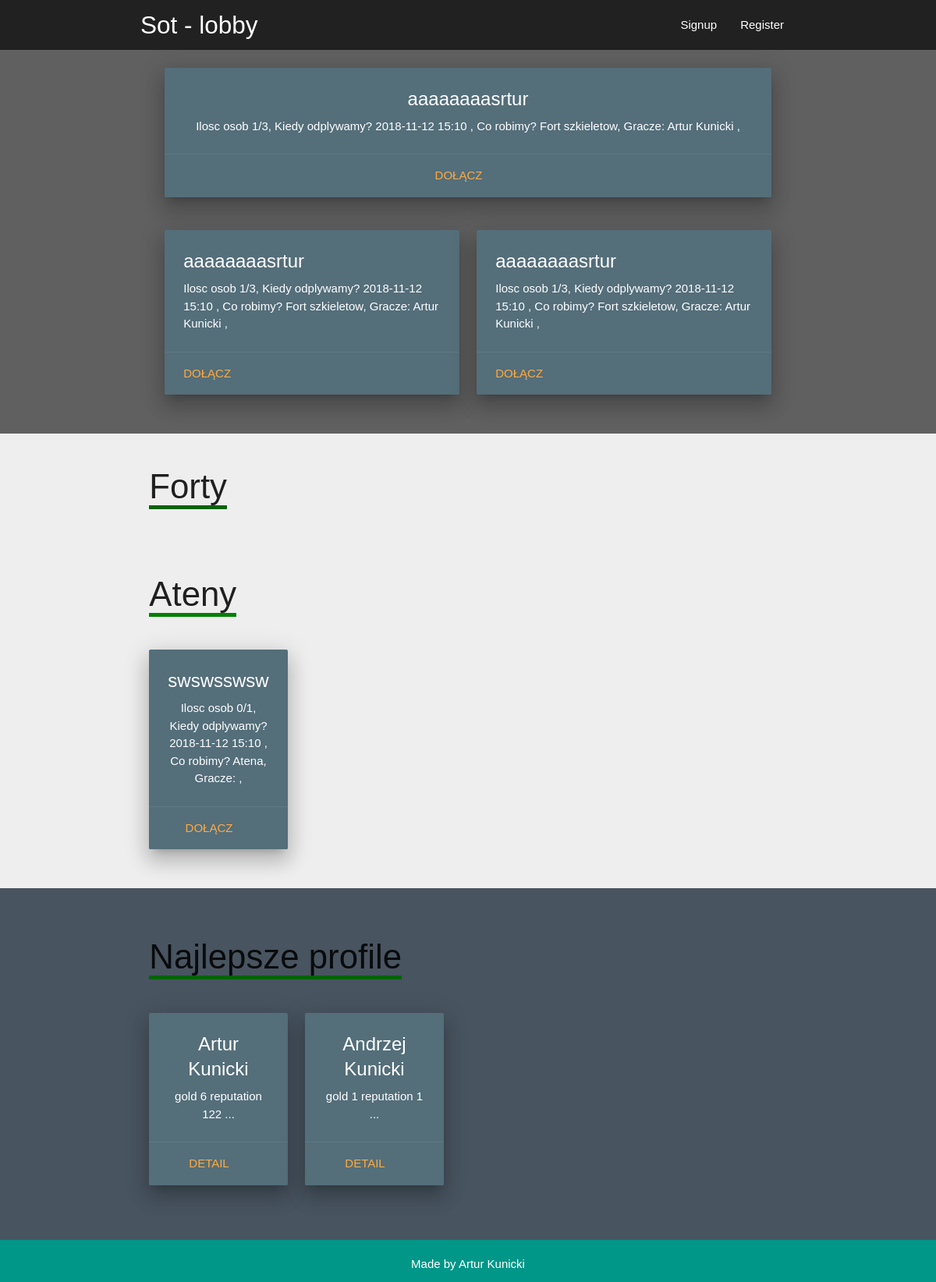
Before: / with the older database file.
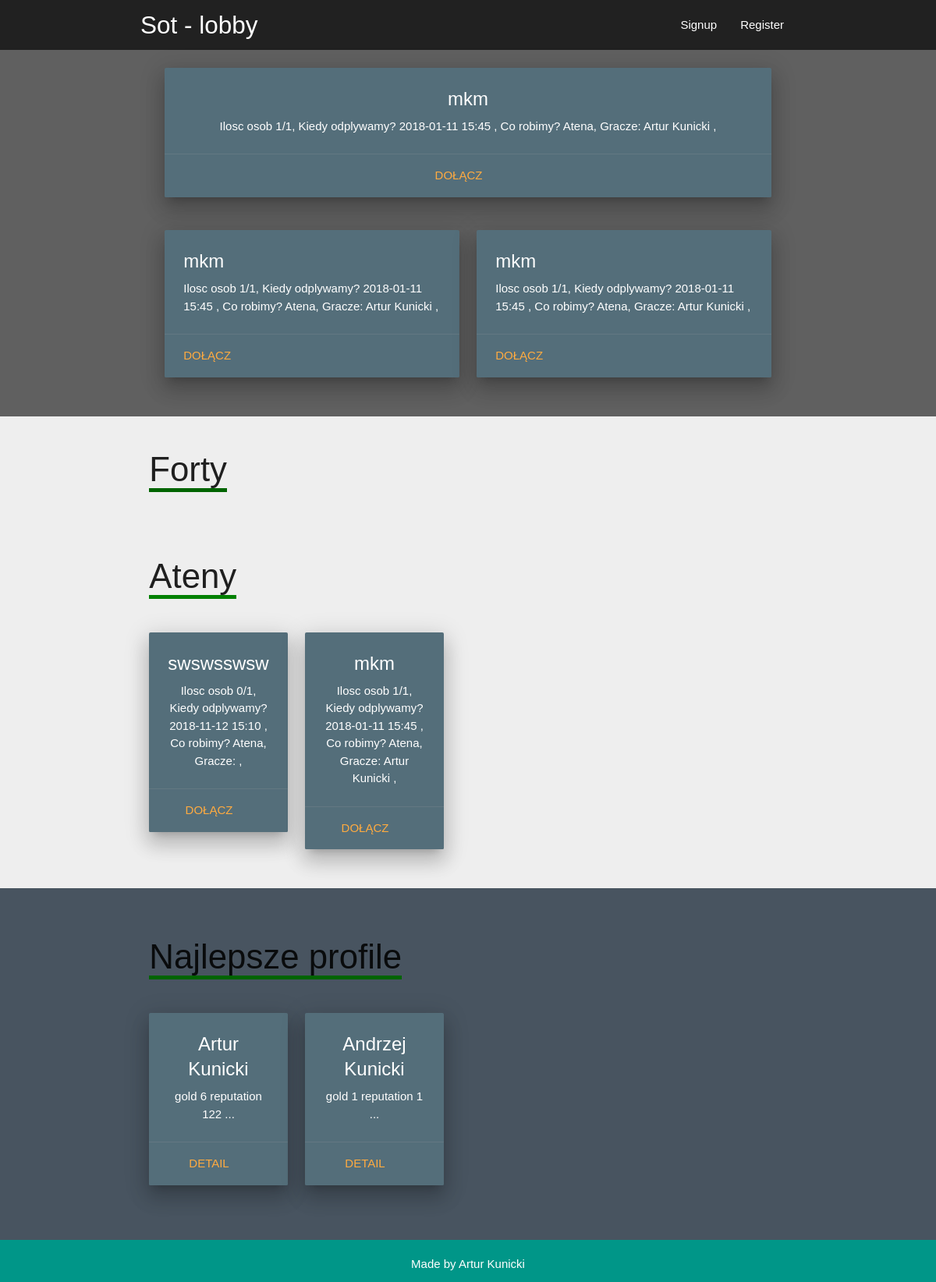
After: the same page with the newer database file.
### lobby/models.py (models this page shows, shortened)
class Queue(models.Model):
    title = models.CharField(max_length=50)
    members = models.IntegerField()
    date = models.DateTimeField()
    category = models.ForeignKey(Category, on_delete=models.DO_NOTHING,blank=True,null=True, related_name='cat')
    usrs = models.ManyToManyField(Profile)
    author = models.ForeignKey(User,on_delete=models.DO_NOTHING,blank=True,null=True)
    complete = models.BooleanField(default=False)
    def pretty_date(self):
        return self.date.strftime('%Y-%m-%d %H:%M')

class Category(models.Model):
    title = models.CharField(max_length=20)

### accounts/models.py (models this page shows, shortened)
class Profile(models.Model):
    name = models.CharField(max_length=40)
    username = models.CharField(max_length=40,blank=True, null=True)
    thumbnail = models.ImageField(upload_to="accounts")
    gold = models.IntegerField()
    solus = models.IntegerField()
    alliance = models.IntegerField()
    reputation = models.IntegerField()
    user = models.OneToOneField(User, on_delete=models.CASCADE)

### lobby/views.py (the view)
# urls.py: path('', views.index, name="index"),
def index(request):
    n1queues  = Queue.objects.order_by('-id')[:1]
    n2queues  = Queue.objects.order_by('-id')[:1]
    n3queues  = Queue.objects.order_by('-id')[:1]
    flobby   = Queue.objects.filter(category__title="Fort")
    alobby   = Queue.objects.filter(category__title="Atena")
    profiles = Profile.objects.order_by('-reputation')
    context  = {
        'n1fort':n1queues,
        'n2fort':n2queues,
        'n3fort':n3queues,
        'flobby':flobby,
        'alobby':alobby,
        'profiles':profiles
    }
    return render(request, 'lobby/index.html',context)

### templates/lobby/index.html (shortened to what this page needs)
{% extends 'base.html' %}
{% block content%}
  <div class='section1'>
  <div class="container">
    <div class="section">
          <div class="row center-align" style="padding: 0 20px 0 20px; align-">
              <div class="col s12 m12">
                <div class="card blue-grey darken-1 z-depth-4">
                  <div class="card-content white-text">
                    <span class="card-title">{% for fort in n1fort %}
                              {{ fort.title}}
                    </span>
                    <p>Ilosc osob {{ fort.usrs.all.count }}/{{ fort.members}},  Kiedy odplywamy? {{ fort.pretty_date}} , Co robimy? {{ fort.category.title}},
                        Gracze: {% for profile in fort.usrs.all %}
                        {{ profile.name}}
                        {% endfor %}
                      , </p>
                  </div>
                  <div class="card-action">
                    <a href="{% url 'detail' fort.id %}">Dołącz</a>
                    {% endfor %}
                  </div>
                </div>
              </div>
          </div>
           <div class="row" style="padding: 0 20px 0 20px;">
              <div class="col s12 m6" >
                <div class="card blue-grey darken-1 z-depth-4">
                    <div class="card-content white-text">
                        <span class="card-title">{% for fort in n2fort %}
                                  {{ fort.title}}
                        </span>
                        <p>Ilosc osob {{ fort.usrs.all.count }}/{{ fort.members}},  Kiedy odplywamy? {{ fort.pretty_date}} , Co robimy? {{ fort.category.title}},
                            Gracze: {% for profile in fort.usrs.all %}
                            {{ profile.name}}
                            {% endfor %}
                          , </p>
                      </div>
                      <div class="card-action">
                        <a href="{% url 'detail' fort.id %}">Dołącz</a>
                        {% endfor %}
                      </div>
                </div>
              </div>
              <div class="col s12 m6">
                <div class="card blue-grey darken-1 z-depth-4">
                    <div class="card-content white-text">
                        <span class="card-title">{% for fort in n3fort %}
                                  {{ fort.title}}
                        </span>
                        <p>Ilosc osob {{ fort.usrs.all.count }}/{{ fort.members}},  Kiedy odplywamy? {{ fort.pretty_date}} , Co robimy? {{ fort.category.title}},
                            Gracze: {% for profile in fort.usrs.all %}
                            {{ profile.name}}
                            {% endfor %}
                          , </p>
                      </div>
                      <div class="card-action">
                        <a href="{% url 'detail' fort.id %}">Dołącz</a>
                        {% endfor %}
                      </div>
                </div>
              </div>
          </div>
    </div>
  </div>
  </div>
  <div class='section2'>
    <div class="container">
          <div class="section row ">
            <div class="formobile">
               <div class="col s12 q">
                <h3><span style="border-bottom: 5px solid darkgreen;" class="mobile-title">Forty</h3>
                <br>
               </div>
               <div class="col s12 q">
                <h3><span style="border-bottom: 5px solid green;">Ateny</h3>
                <br>
                  <div class="row center-align">
                    {% for fort in alobby %}
                    <div class="col s12 m3 center-align" style="width:200px;">
                          <div class="card blue-grey darken-1 z-depth-4">
                            <div class="card-content white-text">
                              <span class="card-title">
                                        {{ fort.title}}
                              </span>
                              <p>Ilosc osob {{ fort.usrs.all.count }}/{{ fort.members}},  Kiedy odplywamy? {{ fort.pretty_date}} , Co robimy? {{ fort.category.title}},
                                  Gracze: {% for profile in fort.usrs.all %}
                                  {{ profile.name}}
                                  {% endfor %}
                                , </p>
                            </div>
                              <div class="card-action" >
                                <a href="{% url 'detail' fort.id %}">Dołącz</a>
                              </div>
                          </div>
                    </div>
                    {% endfor %}
                  </div>
               </div>
            </div>
          </div>
    </div>
  </div>
  <div class='section3'>
    <div class="container">
          <div class="section row ">
            <div class="formobile">
               <div class="col s12 q">
                <h3><span style="border-bottom: 5px solid darkgreen;">Najlepsze profile</h3>
                <br>
                  <div class="row center-align">
                    {% for profile in profiles %}
                    <div class="col s12 m3" style="width:200px;">
                          <div class="card blue-grey darken-1 z-depth-4">
                            <div class="card-content white-text">
                              <span class="card-title">
                                  {{ profile.name }}
                              </span>
                              <p>
                                 gold {{ profile.gold}} reputation {{ profile.reputation}} ...
                                 </p>
                            </div>
                              <div class="card-action" >
                                <a href="{% url 'profiledetail' profile.id %}">Detail</a>
                              </div>
                          </div>
                    </div>
                    {% endfor %}
                  </div>
               </div>
            </div>
          </div>
    </div>
  </div>
{% endblock %}

### templates/base.html (shortened to what this page needs)
{% load static%}
<!DOCTYPE html>
<html lang="en">
<head>
  <link href="{% static 'css/materialize.css' %}" type="text/css" rel="stylesheet" media="screen,projection"/>
  <link href="{% static 'css/style.css' %}" type="text/css" rel="stylesheet" media="screen,projection"/>
</head>
<body>
  {% include '_partials/navbar.html' %}
  {% block content %}
  {% endblock %}
  {% include '_partials/footer.html' %}
  </body>
</html>

### templates/_partials/navbar.html (shortened to what this page needs)
<nav class="grey darken-4" role="navigation">
    <div class="nav-wrapper container"><a id="logo-container" href="{% url 'index' %}" class="brand-logo">Sot - lobby </a>
      <ul class="right hide-on-med-and-down">
          {% if user.is_authenticated %}
          <li><a href="{% url 'create'%}">Nowa poczekalnia</a></li>
          <li><a href="{% url 'user-dash' %}">Dashboard</a></li>
          <li><a href="{% url 'profile' %}">Profil --jeszcze nie dziala--</a></li>
          {% else %}
          <li><a href="{% url 'login'%}">Signup</a></li>
          <li><a href="{% url 'register'%}">Register</a></li>
          {% endif %}
      </ul>
    </div>
  </nav>

### templates/_partials/footer.html
<footer class="page-footer teal">
    <div class="center-align" style="padding-bottom:12px;">
      Made by <span style="color:oragne;">Artur Kunicki</span><br>
    </div>
    </footer>

### sot/static/css/style.css (style rules this page uses)
* { margin:0; padding:0; }
html { position: relative; min-height: 100%; }
.section1 { background-color: #606060 ; width:100%; height: 100%; }
.section2 { background-color: #eeeeee; width:100%; height: 100%; }
.section2 { background-color: #eeeeee ; width:100%; height: 100%; }
body { margin: 0; padding: 0; font-family: sans-serif; background-color: #485460; }
.section3 { background-color: #485460 ; width:100%; height: 100%; }

Changed rows visible on the page:
no longer on this page (row unchanged): Queue: title "aaaaaaaasrtur", usrs.all.count "1", members "3", pretty_date "2018-11-12 15:10", category "Fort szkieletow", Profile (name "Artur Kunicki")
added Queue: title "mkm", usrs.all.count "1", members "1", pretty_date "2018-01-11 15:45", category "Atena", Profile (name "Artur Kunicki")
